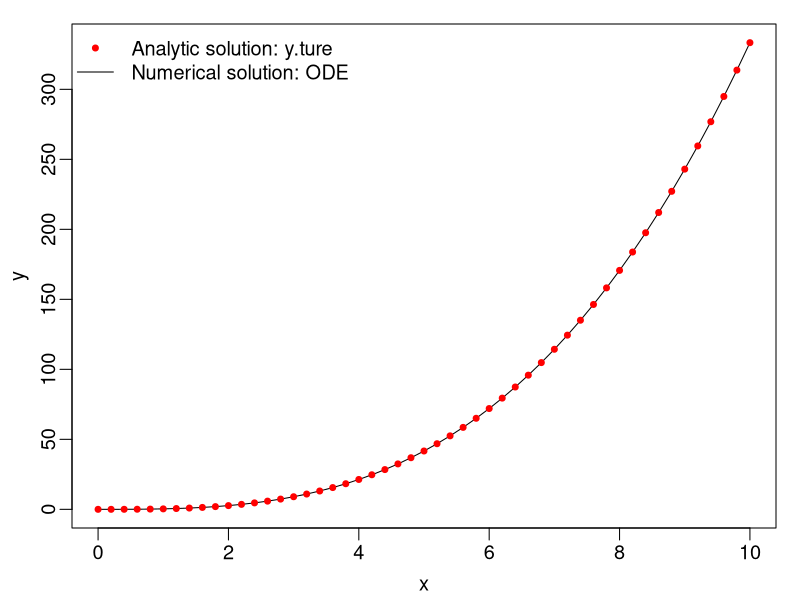
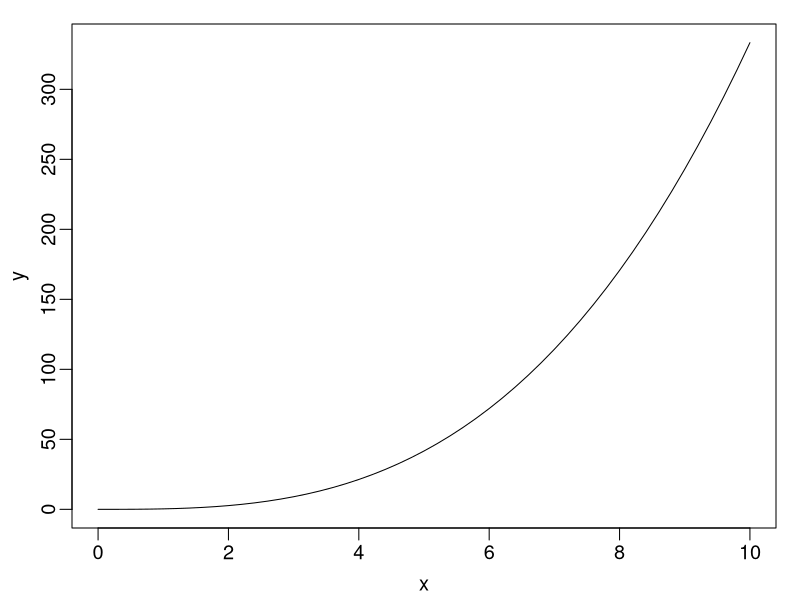
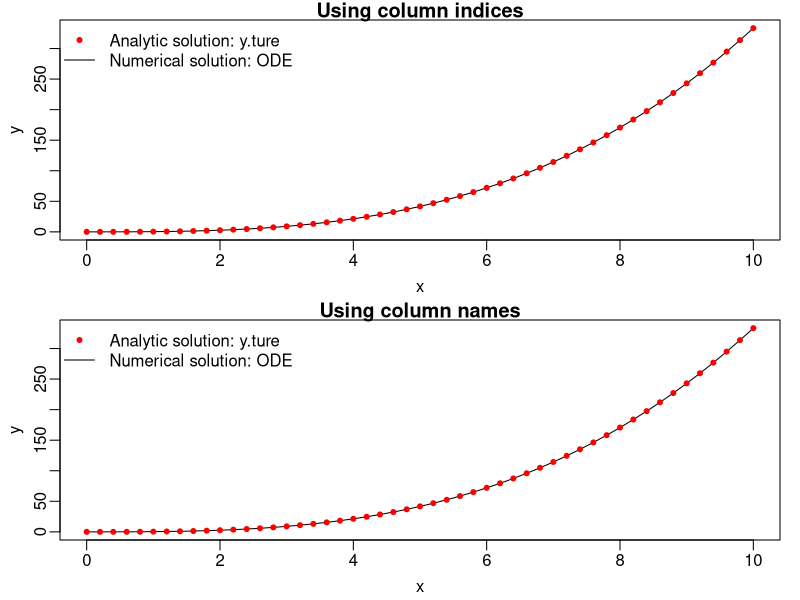
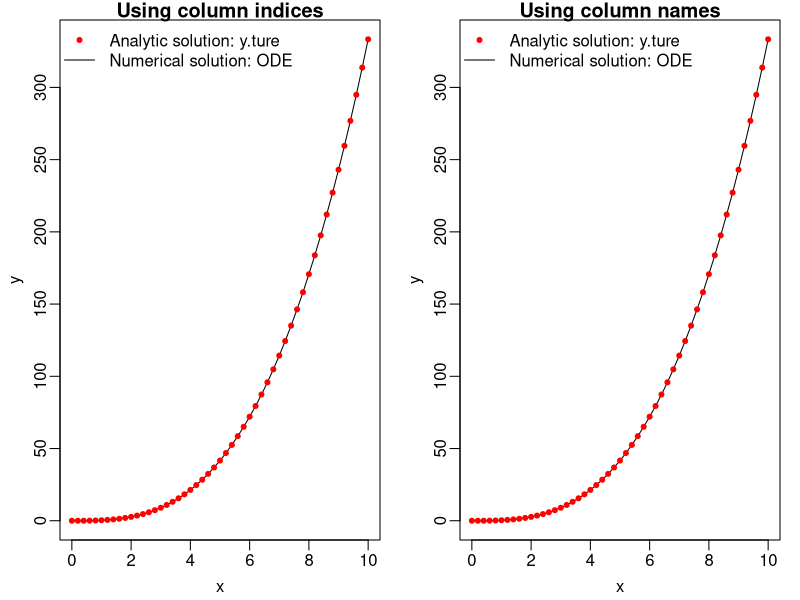
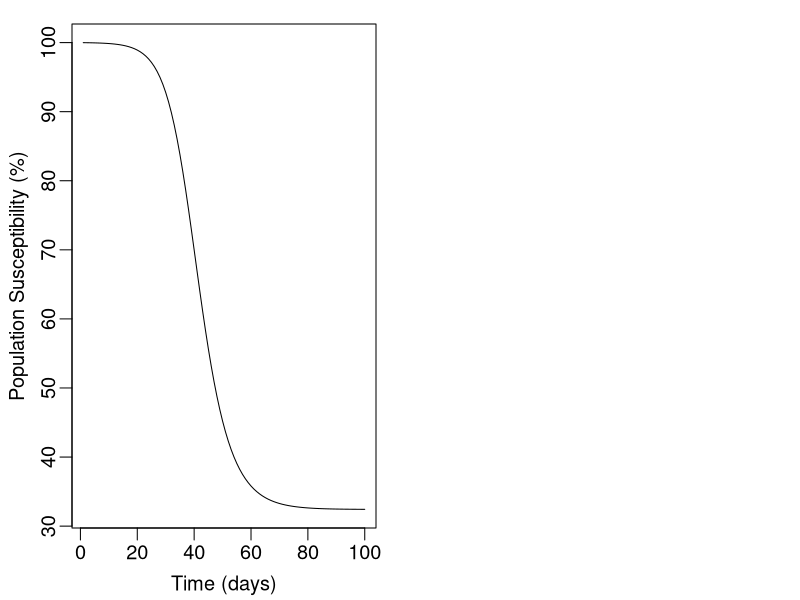
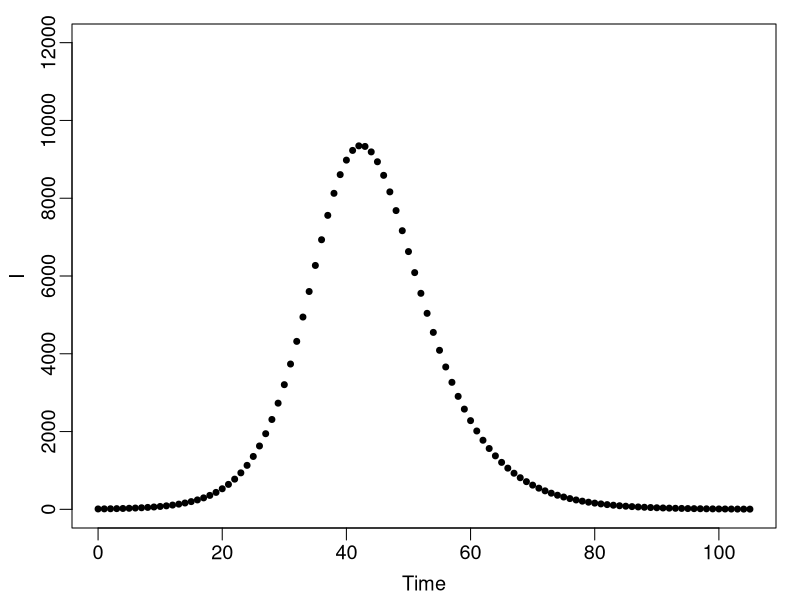
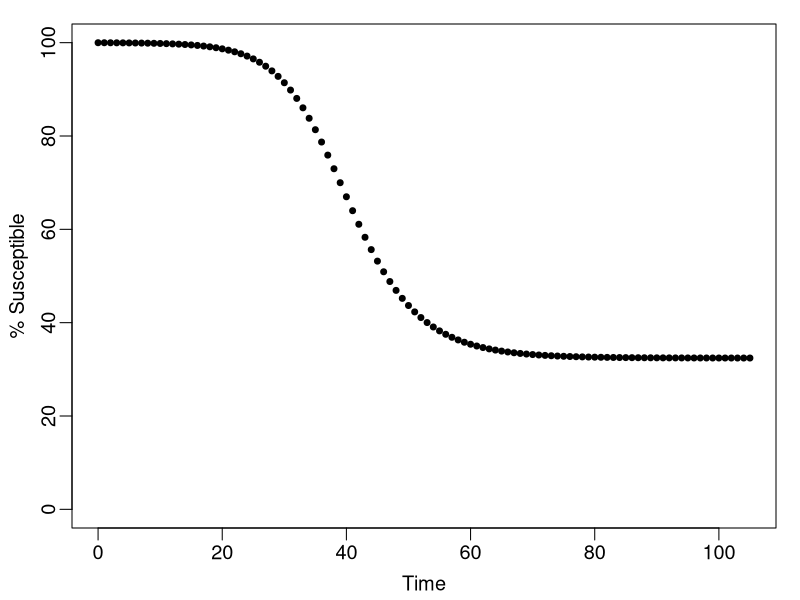

Source code (R) for these figures, in order:
## Lab 2: SIR MODEL
## SCRIPT TO TEST THE SIR MODEL

#############################################################################
## !!! NOTE: Please focus on the questions in the lab slides (i.e. pdf file)  
##              -those are the core questions you need to answer. 
## Any additional questions in this R script are meant as guidelines.
#############################################################################

## if you haven't had it installed yet, type in the following first:
## install.packages('deSolve')
library(deSolve)

################################################################################
## PRE-LAB: TRY THE ODE SOLVER
## SIMPLE ODE: dy/dx=x^2
# General Routine: 
# Step 1 - Code the ODE/model (or function here) [note the SIR model is described by a set of ODEs]
# Step 2 - Specify the initial conditions/parameters
# Step 3 - Call the “ode” function to solve the ODE/model and generate the simulation
# Step 4 - Check/analyze model outputs
################################################################################
# Step 1: code the ODE model (or function here)
myfunc=function(x,y,parms){
  dy=x^2
  list(dy)
}

# Step 2: specify initial conditions/parameters
xs=seq(0,10,by=.2)  # the 'time' step to integrate upon
state=c(y=0); 

# Step 3: call the ode function to generate the simulation
out=ode(y=state,times=xs,func=myfunc,parms=NULL)

# the analytic solution for this problem (i.e. true solution here)
y.true=1/3*xs^3

# Step 4: Check model outputs

View(out)  # to see the whole output - the out data frame here

# Print column names using the colnames function, so you can refer to them by name
colnames(out)

# Print part of the model output to see data structure
head(out, 3)  # this prints the first 3 lines of the model output
tail(out, 6) # this prints the last 6 lines of the model output


# to get the first column of the output
out[,1]  # use column indexing 
out[,'time']  # use the column name



# Similarly to get the 2nd column of the output
out[,2]  # use column indexing 
out[,'y']  # use the column name


# Now try checking the rows
# e.g., print 3rd row of the output
out[3,]

# Now try specific row & column
out[3, 2]
out[3, 'time']
out[3, 'y']
out[out[,'time']==3, ] # get a specific value
out[out[,'time'] >=3 & out[,'time'] < 4, ] 
out[out[,'y'] > 10 & out[,'y'] < 11, ]  # get value within a specific range

## Now plot to check if the ode is working
par(mar=c(3,3,1,1),mgp=c(1.8,.5,0),cex=1.2)
plot(x = out[,1], y = out[,2],xlab='x',ylab='y',type='l')
points(x = xs, y = y.true,col='red',pch=20)
legend('topleft',legend=c('Analytic solution: y.ture','Numerical solution: ODE'),
       col=c('red','black'),lty=c(NA,1),pch=c(20,NA),bty='n')


# alternatively 
plot(x = out[,'time'], y = out[,'y'], xlab='x',ylab='y',type='l')


# Put the two plots side by side for comparison
par(mar=c(3,3,1,1),mgp=c(1.8,.5,0),cex=1.2,
    mfrow = c(2,1)) # allow 2 rows in the plot
plot(x = out[,1], y = out[,2],xlab='x',ylab='y',type='l', 
     main = "Using column indices")  # add title
points(x = xs, y = y.true,col='red',pch=20)
legend('topleft',legend=c('Analytic solution: y.ture','Numerical solution: ODE'),
       col=c('red','black'),lty=c(NA,1),pch=c(20,NA),bty='n')
# row 2 using alternative method
plot(x = out[,'time'], y = out[,'y'],xlab='x',ylab='y',type='l', 
     main = "Using column names")  # add title
points(x = xs, y = y.true,col='red',pch=20)
legend('topleft',legend=c('Analytic solution: y.ture','Numerical solution: ODE'),
       col=c('red','black'),lty=c(NA,1),pch=c(20,NA),bty='n')


par(mar=c(3,3,1,1),mgp=c(1.8,.5,0),cex=1.2,
    mfrow = c(1,2)) # allow 2 columns in the plot
plot(x = out[,1], y = out[,2],xlab='x',ylab='y',type='l', 
     main = "Using column indices")  # add title
points(x = xs, y = y.true,col='red',pch=20)
legend('topleft',legend=c('Analytic solution: y.ture','Numerical solution: ODE'),
       col=c('red','black'),lty=c(NA,1),pch=c(20,NA),bty='n')
# row 2 using alternative method
plot(x = out[,'time'], y = out[,'y'],xlab='x',ylab='y',type='l', 
     main = "Using column names")  # add title
points(x = xs, y = y.true,col='red',pch=20)
legend('topleft',legend=c('Analytic solution: y.ture','Numerical solution: ODE'),
       col=c('red','black'),lty=c(NA,1),pch=c(20,NA),bty='n')




################################################################################
## SIMULAITON USING THE SIR MODEL
# General Routine: 
# Step 1 - Code the ODE/model (or function here) [note the SIR model is described by a set of ODEs]
# Step 2 - Specify the initial conditions/parameters
# Step 3 - Call the “ode” function to solve the ODE/model and generate the simulation
# Step 4 - Check/analyze model outputs
################################################################################
# Step 1: code the SIR model (or function here)
SIR=function(t,state,parameters){
  with(as.list(c(state,parameters)),{
    # rate of change
    dS = -beta*S*I/N;
    dI= beta*S*I/N - gamma*I;
    
    # Optional: also compute the cumulative number of infection
    dcumI = beta*S*I/N
    
    # return the rate of change
    list(c(dS, dI, dcumI))
  }) # end with(as.list...)
}

# Step 2: specify initial conditions/parameters
N=1e5; # population size
I0=10; # initial No. of Infectious people
S0=N-I0;  # initial No. of Susceptible people
state=c(S=S0, I=I0, cumI = I0);  # store the inital conditions I & S together 
parameters=c(beta=.5,gamma=.3);  # store the model parameters, unit: per day

times=seq(1,100,by=1);  # set simulation time steps: 1 to 100 days here

# Step 3: call the ode function to generate the simulation
sim=ode(y=state,times=times,func=SIR,parms=parameters);


# Step 4: check model outputs
View(sim)  # to see what's in the model output 'sim'

# Print part of the model simput to see data structure
head(sim, 3)  # this prints the first 3 lines of the model output
tail(sim, 1) # this prints the last line of the model output

# Print column names using the colnames function, so you can refer to them by name
colnames(sim)

# to get the column for simulation: 
sim[,1]  # use column indexing 
sim[,'time']  # use the column name

# get output on specific day using column name
sim[sim[,'time']==10, ]

# CODE IT YOURSELF - now get the column for simulated number of Susceptibles
# CODE IT YOURSELF - now get the column for simulated number of Infectious:



# Visualize model outputs:
# plot S over time
# plot I over time
# plot to compare S and I in one graph
# plot to compare S and cumI - think about the trend and why






# [Q1] CODE IT YOURSELF - what is the number of susceptibles on Day 50? 


# [Q1] CODE IT YOURSELF - what is the number of susceptibles at the end of the simulation? 


# [Q2] CODE IT YOURSELF - what is the number of Infectious on Day 50? 


# [Q2] CODE IT YOURSELF - what is the number of Infectious at the end of the simulation? 


# [LQ3] Based on the simulation, how many people have been infected by Day 50? 
# [LQ3]   How many people have been infected by the end of simulation? 
  

# [Q4] CODE IT YOURSELF - Plot model simulated number of Susceptibles for each day during the simulation period



# [Q4] CODE IT YOURSELF - Plot model simulated number of Infectious for each day over time during the simulation period


################################################################################
## PROCESSING AND VISULIZING THE MODEL OUTPUTS
################################################################################

# Output Processing 1: 
# Convert numbers to fractions relative to the population size - for easier comparison across populations of different sizes
s=sim[,'S']/N * 100  # %S
i=sim[,'I']/N * 100 # %I
cumi = sim[, 'cumI']/N * 100 # %cumulative infections


# Plot percentage of susceptible population over time
par(mar=c(3,3,1,1),mgp=c(1.8,.5,0),cex=1.2)
# show as percentage: 
plot(x = times, y = s, xlab='Time (days)',ylab='Population Susceptibility (%)',type='l')

# CODE IT YOURSELF:

# [LQ5] Based on the simulation, What is the population susceptibility (i.e. %S) at the end of simulation? What percentage of the population are infectious at the end of simulation?  What percentage of the population have been infected by the end of simulation?


# [LQ6] Plot the outputs %I and %S for each day during the simulated time period.



# Output Processing 2: 
# Convert the daily outputs to weekly outputs
numWk = ceiling(length(times) / 7); 
tmstep=7; # weekly 
out.weekly = matrix(0, # place holder for the actual numbers
                    numWk, # number of rows is the number of weeks
                    ncol(sim)) # number of columns is the same as the simulation output ('sim')
# set column names, so it would be more readable & easier to access to the results
colnames(out.weekly) = c('Week', 'Number of Susceptibles', 'Number of Infectious', 'Number of New Infections') 
out.weekly[,'Week'] = 0: (numWk - 1)  # Week column is just the number of week
# Get the number of Susceptibles for 4th day of each week (i.e. middle of the week) - this is sort of a snapshot of the epidemic
out.weekly[,'Number of Susceptibles'] = c(S0, # use the initial susceptibility for the 1st entry
                                          sim[seq(4, length.out = numWk - 1, by  = tmstep),  # indices of the first day of each week
                                            'S']) 

# Get the number of Infectious for 4th day of each week (i.e. middle of the week) - this is the prevalence
out.weekly[,'Number of Infectious'] = c(I0, # use the initial susceptibility for the 1st entry
                                        sim[seq(4, length.out = numWk - 1, by  = tmstep),  # indices of the first day of each week
                                            'I']) 

# Get the Number of New Infections - these are cumulative numbers so need to get the increment (i.e., new infection) for each week
out.weekly[,'Number of New Infections'] = c(0, # add a 0 for the start of the 1st week
                                            (sim[seq(tmstep+1, length.out = numWk - 1, by  = tmstep), 'cumI'] - # cumulative infections on the start of week 2, 3, ... 
                                            sim[seq(1, length.out = numWk - 1, by  = tmstep), 'cumI']) # cumulative infections on the start of week 1, 2, ...
                                            )  

# CODE IT YOURSELF -
# [Q7] How many people are infected during Week 7? (0.5pt)

# [Q8] Plot number of Susceptibles mid-week over time (0.5pt)

# [Q9] Plot number of Infectious mid-week over time (0.5pt)

# [Q10] Plot number of New Infections each week over time (0.5pt)














################################################################################
## CODE FOR THE DEMO: 
## YOU CAN USE THE FOLLOWING CODE TO SEE THE CHANGES IN S AND I STEP BY STEP
################################################################################
## CHANGE IN NUMBER OF INFECTIOUS
numWk=15; tmstep=7; # weekly increase
wklyS=wklyI=rep(0,numWk+1);
wklyS[1]=S0; wklyI[1]=I0;
wk=1; # first week
times=seq(tmstep*(wk-1),tmstep*wk,by=1);
state=c(S=wklyS[wk],I=wklyI[wk], cumI=wklyI[wk])
sim=ode(y=state,times=times,func=SIR,parms=parameters);
wklyS[wk+1]=tail(sim[,'S'],1); # save new state
wklyI[wk+1]=tail(sim[,'I'],1);

par(mfrow = c(1,1), mar=c(3,3,1,1),mgp=c(1.8,.5,0),cex=1.2)
plot(sim[,'time'],sim[,'I'],ylim=c(0,N*.12),xlim=c(0,tmstep*numWk),
     ylab='I',xlab='Time', pch=20)
for (wk in 2:numWk){
  times=seq(tmstep*(wk-1),tmstep*wk,by=1);
  state=c(S=wklyS[wk],I=wklyI[wk], cumI=wklyI[wk])
  sim=ode(y=state,times=times,func=SIR,parms=parameters);
  wklyS[wk+1]=tail(sim[,'S'],1); # save new state
  wklyI[wk+1]=tail(sim[,'I'],1);
  points(tail(sim[,'time'],tmstep),tail(sim[,'I'],tmstep),pch=20)
  readline("Press Run to continue")  ## PRESS RUN TO PROCEED
}

## CHANGE IN THE NUMBER OF SUSCEPTIBLES
wklyS=wklyI=rep(0,numWk+1);
wklyS[1]=S0; wklyI[1]=I0;
wk=1; # first week
times=seq(tmstep*(wk-1),tmstep*wk,by=1);
state=c(S=wklyS[wk],I=wklyI[wk], cumI=wklyI[wk])
sim=ode(y=state,times=times,func=SIR,parms=parameters);
wklyS[wk+1]=tail(sim[,'S'],1); # save new state
wklyI[wk+1]=tail(sim[,'I'],1);
par(mfrow = c(1,1), mar=c(3,3,1,1),mgp=c(1.8,.5,0),cex=1.2)
plot(sim[,'time'],sim[,'S']/N*100,ylim=c(0,100),xlim=c(0,tmstep*numWk),
     ylab='% Susceptible',xlab='Time', pch=20)
for (wk in 2:numWk){
  times=seq(tmstep*(wk-1),tmstep*wk,by=1);
  state=c(S=wklyS[wk],I=wklyI[wk], cumI=wklyI[wk])
  sim=ode(y=state,times=times,func=SIR,parms=parameters);
  wklyS[wk+1]=tail(sim[,'S'],1); # save new state
  wklyI[wk+1]=tail(sim[,'I'],1);
  points(tail(sim[,'time'],tmstep),tail(sim[,'S']/N,tmstep)*100,pch=20)
  readline("Press Run to continue") ## PRESS RUN TO PROCEED
}
